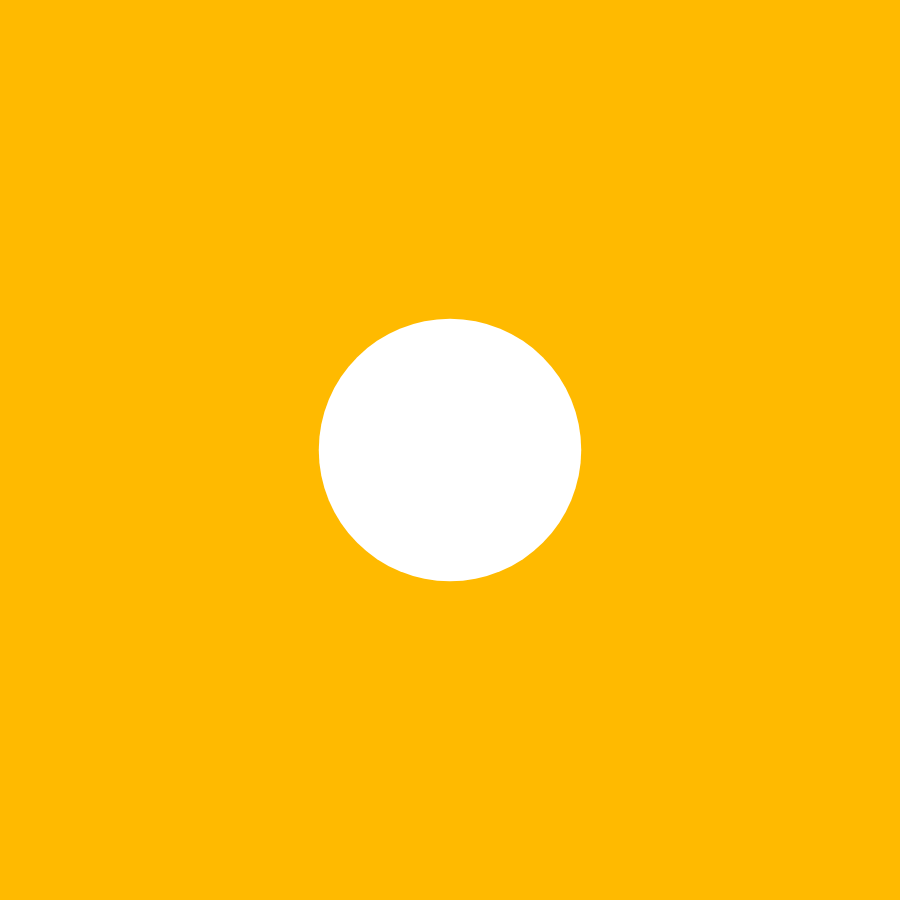
Frame 1 (no input)
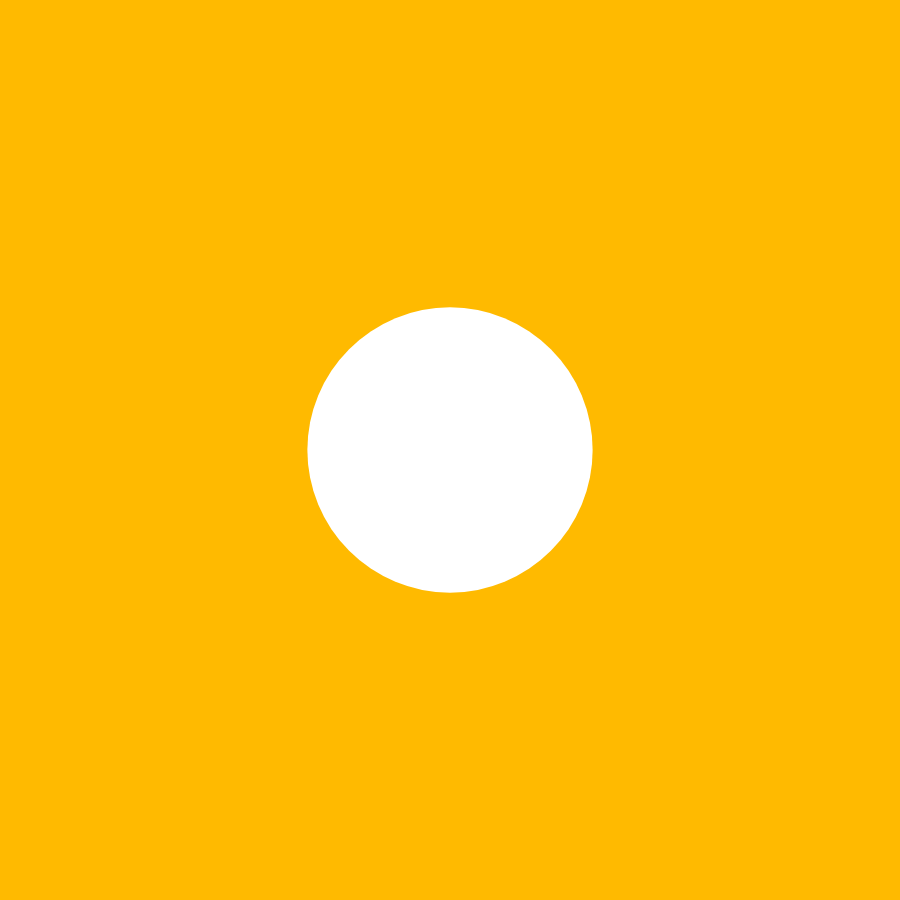
Frame 60 (no input)
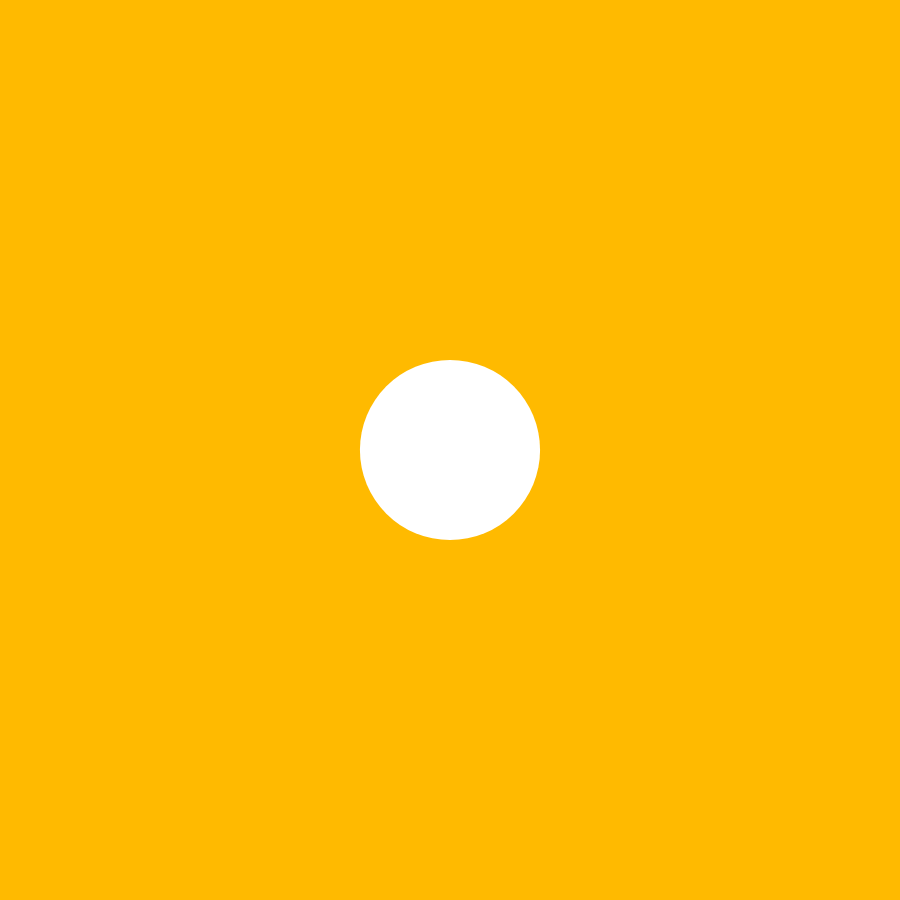
Frame 120 (the mouse pressed at the canvas centre since frame 60)

The p5.js sketch that drew these frames (run headless with seeded random() and noise() and a simulated clock; from frame 60 on, the mouse is pressed at the canvas centre):

// p5.js sketch
// ── sketch.js
// a simple form of animation using the sin() function
// decide which value you want to animate (eg. the ellipse size)
// then use this expression: map(sin(frameCount * 0.01), -1, 1, 0, 100

// make it faster? — change the 0.01 to a bigger number
// make it slower? — change the 0.01 to a smaller number
// make the circle grow bigger? — change the 500 to a bigger number

function setup() {
  createCanvas(900, 900);
  noStroke();
}

function draw() {
  background("#FFBA00");

  fill(255);
  ellipse(450, 450, map(sin(frameCount * 0.05), -1, 1, 0, 500));
}
